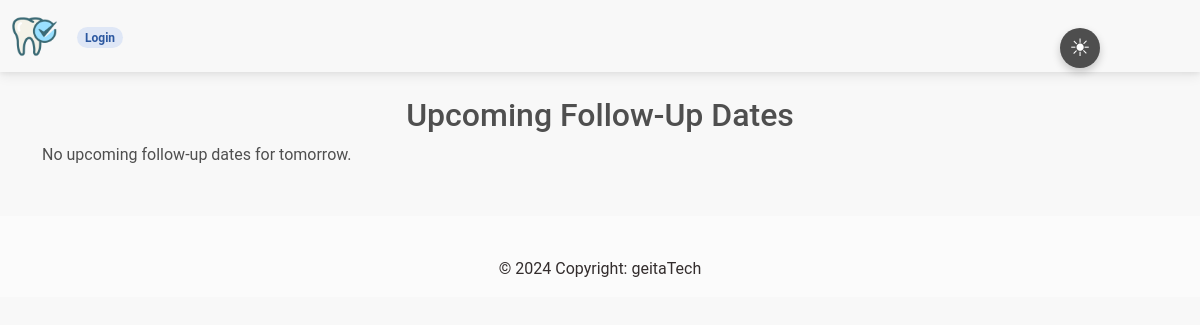
/upcoming-follow-up/, run on an earlier commit of the app's database.
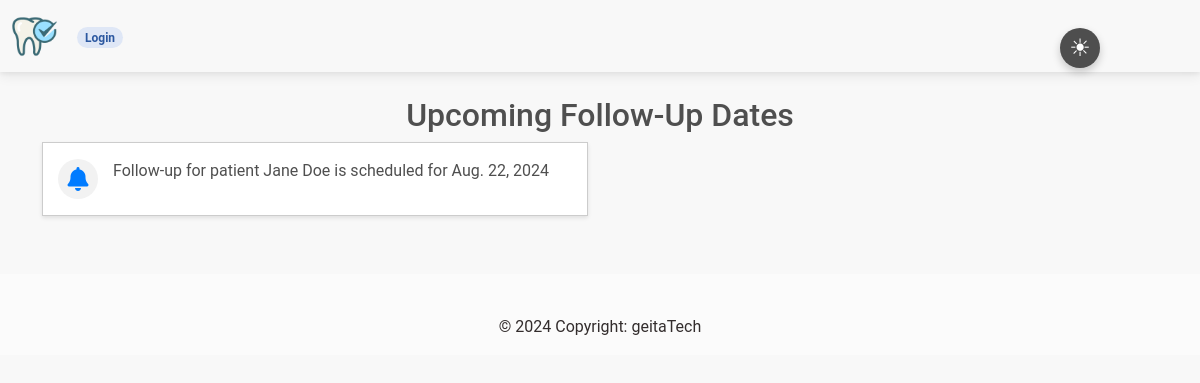
And on a later commit of the database.
### patient/models.py (models this page shows, shortened)
class MedicalHistory(models.Model):
    patient = models.ForeignKey(Patient, on_delete=models.CASCADE,
                                related_name='patientmedicalhistory')
    history = models.CharField(max_length=255)
    review_of_systems = models.ManyToManyField(ReviewofSystem)
    examination = models.ManyToManyField(Examination)
    diagnosis = models.ManyToManyField(Diagnosis)
    investgation = models.ManyToManyField(Investgation)
    treatment = models.ManyToManyField(Treatment)
    medication = models.ManyToManyField(Medication)
    payment_type = models.ForeignKey(PaymentType, on_delete=models.CASCADE)
    follow_up_date = models.DateField(null=True, blank=True)
    notes = models.CharField(max_length=2000,blank=True)
    doctor = models.ForeignKey(Doctor, on_delete=models.PROTECT, null=True)
    treatment_discount = models.DecimalField(max_digits=5, decimal_places=2, default=0)
    investigation_discount = models.DecimalField(max_digits=5, decimal_places=2, default=0)
    medication_discount = models.DecimalField(max_digits=5, decimal_places=2, default=0)
    created_at = models.DateTimeField(auto_now_add=True)
    class Meta:
        verbose_name_plural = 'Medical History'

class Patient(models.Model):
    GENDER = (
        ('M', 'Male'),
        ('F', 'Female')
    )
    PAYMENT_TYPE = (
        ('cash', 'Cash'),
        ('insurance', 'Insurance')
    )
    firstname = models.CharField(max_length=255)
    lastname = models.CharField(max_length=255)
    DOB = models.CharField(max_length=255, blank=True, null=True)
    address = models.CharField(max_length=255)
    phone_number = models.CharField(max_length=255)
    gender = models.CharField(max_length=255, choices=GENDER)
    weight = models.IntegerField(default=0)
    BPressure = models.CharField(max_length=255, blank=True, null=True)
    payment_type = models.CharField(max_length=10, choices=PAYMENT_TYPE, null=True)
    insurance_provider = models.CharField(max_length=255, blank=True, null=True)  # Optional field for insurance provider
    DOR = models.DateField(null=True)
    created_at = models.DateTimeField(auto_now_add=True)
    updated_at = models.DateTimeField(auto_now=True)

### patient/views.py (the view)
# urls.py: path('upcoming-follow-up/', views.UpcomingFollowUpView.as_view(), name='upcoming_follow_up'),
class UpcomingFollowUpView(View):
    def get(self, request, *args, **kwargs):
        tomorrow = datetime.now().date() + timedelta(days=1)
        upcoming_follow_ups = MedicalHistory.objects.filter(follow_up_date=tomorrow)
        context = {
            'upcoming_follow_ups': upcoming_follow_ups,
            'upcoming_follow_up_count': upcoming_follow_ups.count()
        }
        return render(request, 'upcoming_follow_ups.html', context)

### patient/template_context.py (called while the page is built)
def upcoming_follow_up_count(request):
    today = datetime.now().date()
    tomorrow = today + timedelta(days=1)
    upcoming_follow_up_count = MedicalHistory.objects.filter(follow_up_date=tomorrow).count()
    return {'upcoming_follow_up_count': upcoming_follow_up_count}

### patient/templates/upcoming_follow_ups.html
{% extends 'base.html' %}
{% block content %}
    <div class="container pt-4 mb-5">
        <h2 class="text-center">Upcoming Follow-Up Dates</h1>
        {% if upcoming_follow_ups %}
            <div class="row">
                {% for history in upcoming_follow_ups %}
                    <div class="col-md-6">
                        <div class="notification">
                            <div class="bell-icon">
                                <i class="fas fa-bell"></i>
                            </div>
                            <p>
                                Follow-up for patient {{ history.patient.firstname }} {{ history.patient.lastname }}
                                is scheduled for {{ history.follow_up_date }}
                            </p>
                        </div>
                    </div>
                {% endfor %}
            </div>
        {% else %}
            <p>No upcoming follow-up dates for tomorrow.</p>
        {% endif %}
    </div>
{% endblock content %}

What changed in the data, as far as the page shows it:
added MedicalHistory: patient.firstname "Jane", patient.lastname "Doe", follow_up_date "Aug. 22, 2024"
Also different on the page:
text no longer shown: "No upcoming follow-up dates for tomorrow."
